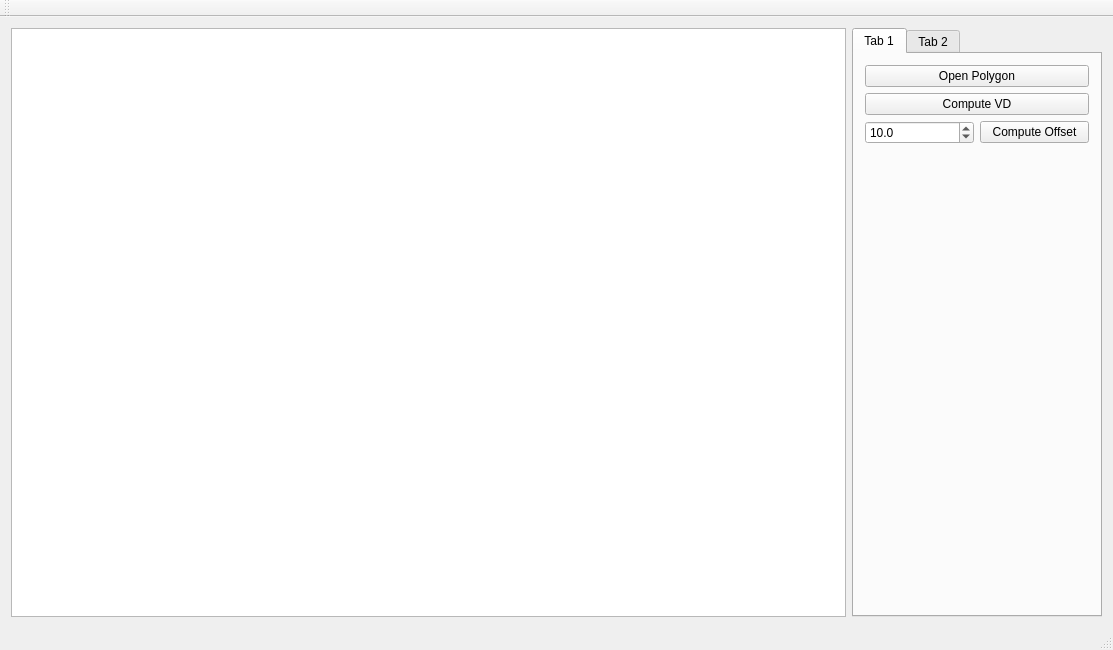
<?xml version="1.0" encoding="UTF-8"?>
<ui version="4.0">
 <class>VoronoiPolygonOffsetClass</class>
 <widget class="QMainWindow" name="VoronoiPolygonOffsetClass">
  <property name="geometry">
   <rect>
    <x>0</x>
    <y>0</y>
    <width>1113</width>
    <height>650</height>
   </rect>
  </property>
  <property name="windowTitle">
   <string>VoronoiPolygonOffset</string>
  </property>
  <widget class="QWidget" name="centralWidget">
   <layout class="QHBoxLayout" name="horizontalLayout">
    <item>
     <widget class="QGraphicsView" name="graphicsView"/>
    </item>
    <item>
     <widget class="QTabWidget" name="tabWidget">
      <property name="maximumSize">
       <size>
        <width>250</width>
        <height>16777215</height>
       </size>
      </property>
      <widget class="QWidget" name="tab">
       <attribute name="title">
        <string>Tab 1</string>
       </attribute>
       <layout class="QVBoxLayout" name="verticalLayout">
        <item>
         <widget class="QPushButton" name="pushButton_open_polygon">
          <property name="text">
           <string>Open Polygon</string>
          </property>
         </widget>
        </item>
        <item>
         <widget class="QPushButton" name="pushButton_compute_VD">
          <property name="text">
           <string>Compute VD</string>
          </property>
         </widget>
        </item>
        <item>
         <layout class="QHBoxLayout" name="horizontalLayout_2">
          <item>
           <widget class="QDoubleSpinBox" name="doubleSpinBox_offsetAmount">
            <property name="decimals">
             <number>1</number>
            </property>
            <property name="maximum">
             <double>1000.000000000000000</double>
            </property>
            <property name="value">
             <double>10.000000000000000</double>
            </property>
           </widget>
          </item>
          <item>
           <widget class="QPushButton" name="pushButton_compute_offset">
            <property name="text">
             <string>Compute Offset</string>
            </property>
           </widget>
          </item>
         </layout>
        </item>
        <item>
         <spacer name="verticalSpacer">
          <property name="orientation">
           <enum>Qt::Vertical</enum>
          </property>
          <property name="sizeHint" stdset="0">
           <size>
            <width>20</width>
            <height>40</height>
           </size>
          </property>
         </spacer>
        </item>
       </layout>
      </widget>
      <widget class="QWidget" name="tab_2">
       <attribute name="title">
        <string>Tab 2</string>
       </attribute>
      </widget>
     </widget>
    </item>
   </layout>
  </widget>
  <widget class="QMenuBar" name="menuBar">
   <property name="geometry">
    <rect>
     <x>0</x>
     <y>0</y>
     <width>1113</width>
     <height>21</height>
    </rect>
   </property>
  </widget>
  <widget class="QToolBar" name="mainToolBar">
   <attribute name="toolBarArea">
    <enum>TopToolBarArea</enum>
   </attribute>
   <attribute name="toolBarBreak">
    <bool>false</bool>
   </attribute>
  </widget>
  <widget class="QStatusBar" name="statusBar"/>
 </widget>
 <layoutdefault spacing="6" margin="11"/>
 <resources>
  <include location="VoronoiPolygonOffset.qrc"/>
 </resources>
 <connections>
  <connection>
   <sender>pushButton_open_polygon</sender>
   <signal>clicked()</signal>
   <receiver>VoronoiPolygonOffsetClass</receiver>
   <slot>open_polygon_file()</slot>
   <hints>
    <hint type="sourcelabel">
     <x>956</x>
     <y>83</y>
    </hint>
    <hint type="destinationlabel">
     <x>1109</x>
     <y>91</y>
    </hint>
   </hints>
  </connection>
  <connection>
   <sender>pushButton_compute_VD</sender>
   <signal>clicked()</signal>
   <receiver>VoronoiPolygonOffsetClass</receiver>
   <slot>compute_VD()</slot>
   <hints>
    <hint type="sourcelabel">
     <x>1052</x>
     <y>107</y>
    </hint>
    <hint type="destinationlabel">
     <x>1113</x>
     <y>142</y>
    </hint>
   </hints>
  </connection>
  <connection>
   <sender>pushButton_compute_offset</sender>
   <signal>clicked()</signal>
   <receiver>VoronoiPolygonOffsetClass</receiver>
   <slot>compute_offset()</slot>
   <hints>
    <hint type="sourcelabel">
     <x>940</x>
     <y>139</y>
    </hint>
    <hint type="destinationlabel">
     <x>1112</x>
     <y>174</y>
    </hint>
   </hints>
  </connection>
 </connections>
 <slots>
  <slot>open_polygon_file()</slot>
  <slot>compute_VD()</slot>
  <slot>compute_offset()</slot>
 </slots>
</ui>
